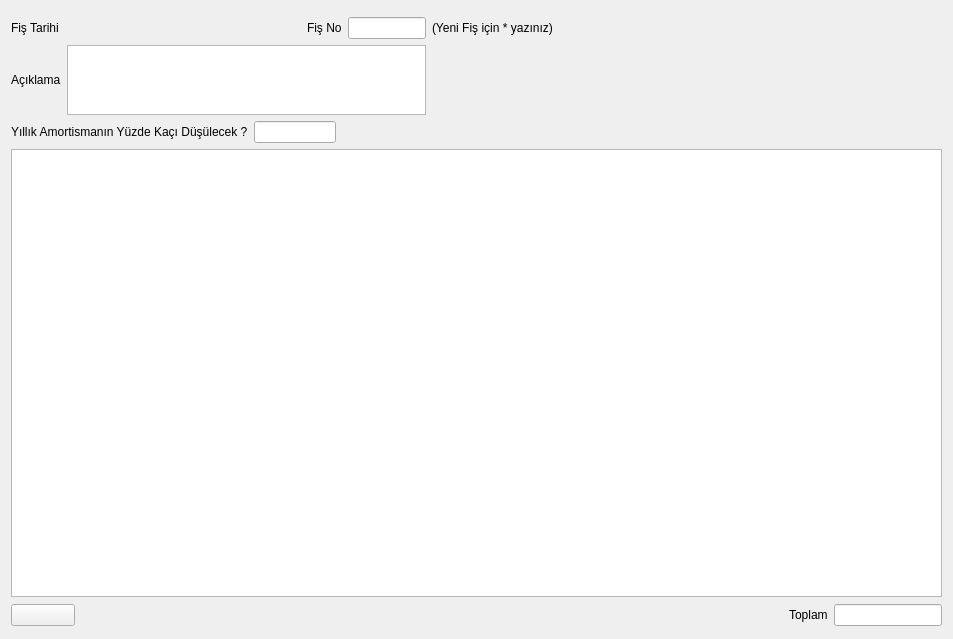
<?xml version="1.0" encoding="UTF-8"?>
<ui version="4.0">
 <class>DMR_AMORTISMAN_FISI</class>
 <widget class="QDialog" name="DMR_AMORTISMAN_FISI">
  <property name="geometry">
   <rect>
    <x>0</x>
    <y>0</y>
    <width>953</width>
    <height>639</height>
   </rect>
  </property>
  <property name="sizePolicy">
   <sizepolicy hsizetype="Expanding" vsizetype="Expanding">
    <horstretch>5</horstretch>
    <verstretch>0</verstretch>
   </sizepolicy>
  </property>
  <property name="minimumSize">
   <size>
    <width>720</width>
    <height>450</height>
   </size>
  </property>
  <property name="windowTitle">
   <string>Amortisman Fişi</string>
  </property>
  <layout class="QGridLayout" name="gridLayout_3" rowstretch="1,1,1,1,50,1" columnstretch="8,10,10,10,10,10,10,10,10,0,0">
   <property name="sizeConstraint">
    <enum>QLayout::SetNoConstraint</enum>
   </property>
   <item row="1" column="0" rowspan="2" colspan="11">
    <layout class="QGridLayout" name="gridLayout" rowstretch="1,0" columnstretch="5,6,4,2,10,10">
     <item row="1" column="0">
      <widget class="QLabel" name="label_5">
       <property name="sizePolicy">
        <sizepolicy hsizetype="Fixed" vsizetype="Fixed">
         <horstretch>0</horstretch>
         <verstretch>0</verstretch>
        </sizepolicy>
       </property>
       <property name="text">
        <string>Açıklama</string>
       </property>
      </widget>
     </item>
     <item row="0" column="0">
      <widget class="QLabel" name="label_6">
       <property name="sizePolicy">
        <sizepolicy hsizetype="Fixed" vsizetype="Fixed">
         <horstretch>0</horstretch>
         <verstretch>0</verstretch>
        </sizepolicy>
       </property>
       <property name="text">
        <string>Fiş Tarihi</string>
       </property>
      </widget>
     </item>
     <item row="1" column="1" colspan="3">
      <widget class="QLimitedTextEdit" name="limitedTextEdit_aciklama"/>
     </item>
     <item row="0" column="2">
      <widget class="QLabel" name="label">
       <property name="sizePolicy">
        <sizepolicy hsizetype="Fixed" vsizetype="Fixed">
         <horstretch>0</horstretch>
         <verstretch>0</verstretch>
        </sizepolicy>
       </property>
       <property name="text">
        <string>Fiş No</string>
       </property>
       <property name="buddy">
        <cstring>lineedit_fis_no</cstring>
       </property>
      </widget>
     </item>
     <item row="0" column="3">
      <widget class="QLineEdit" name="lineedit_fis_no">
       <property name="enabled">
        <bool>true</bool>
       </property>
       <property name="sizePolicy">
        <sizepolicy hsizetype="Expanding" vsizetype="Fixed">
         <horstretch>0</horstretch>
         <verstretch>0</verstretch>
        </sizepolicy>
       </property>
       <property name="text">
        <string/>
       </property>
       <property name="readOnly">
        <bool>false</bool>
       </property>
      </widget>
     </item>
     <item row="0" column="4">
      <widget class="QLabel" name="label_2">
       <property name="sizePolicy">
        <sizepolicy hsizetype="Fixed" vsizetype="Fixed">
         <horstretch>0</horstretch>
         <verstretch>0</verstretch>
        </sizepolicy>
       </property>
       <property name="text">
        <string>(Yeni Fiş için * yazınız)</string>
       </property>
      </widget>
     </item>
     <item row="0" column="1">
      <widget class="QAdakDate" name="adakDate_fis_tarihi">
       <property name="whatsThis">
        <string>Tarih WidgetÄ± </string>
       </property>
       <property name="QAdakDate" stdset="0">
        <rect>
         <x>0</x>
         <y>0</y>
         <width>100</width>
         <height>100</height>
        </rect>
       </property>
      </widget>
     </item>
     <item row="1" column="5">
      <spacer name="horizontalSpacer_7">
       <property name="orientation">
        <enum>Qt::Horizontal</enum>
       </property>
       <property name="sizeHint" stdset="0">
        <size>
         <width>40</width>
         <height>20</height>
        </size>
       </property>
      </spacer>
     </item>
    </layout>
   </item>
   <item row="3" column="0" colspan="9">
    <layout class="QGridLayout" name="gridLayout_2" columnstretch="10,3,15">
     <item row="0" column="0">
      <widget class="QLabel" name="label_3">
       <property name="sizePolicy">
        <sizepolicy hsizetype="Fixed" vsizetype="Fixed">
         <horstretch>0</horstretch>
         <verstretch>0</verstretch>
        </sizepolicy>
       </property>
       <property name="text">
        <string>Yıllık Amortismanın Yüzde Kaçı Düşülecek ?</string>
       </property>
      </widget>
     </item>
     <item row="0" column="1">
      <widget class="QCommaEdit" name="commaEdit_amortisman_yuzdesi">
       <property name="whatsThis">
        <string>Sayilari formatina(Or:1,000,234.50) donusturur. </string>
       </property>
       <property name="QCommaEdit" stdset="0">
        <rect>
         <x>0</x>
         <y>0</y>
         <width>100</width>
         <height>100</height>
        </rect>
       </property>
      </widget>
     </item>
     <item row="0" column="2">
      <spacer name="horizontalSpacer_11">
       <property name="orientation">
        <enum>Qt::Horizontal</enum>
       </property>
       <property name="sizeHint" stdset="0">
        <size>
         <width>40</width>
         <height>20</height>
        </size>
       </property>
      </spacer>
     </item>
    </layout>
   </item>
   <item row="3" column="9" colspan="2">
    <spacer name="horizontalSpacer_6">
     <property name="orientation">
      <enum>Qt::Horizontal</enum>
     </property>
     <property name="sizeHint" stdset="0">
      <size>
       <width>130</width>
       <height>20</height>
      </size>
     </property>
    </spacer>
   </item>
   <item row="4" column="0" colspan="11">
    <widget class="QTableWidget" name="tablewidget_fis_satirlari"/>
   </item>
   <item row="5" column="0">
    <widget class="QPushButton" name="button_yazdir">
     <property name="sizePolicy">
      <sizepolicy hsizetype="Expanding" vsizetype="Fixed">
       <horstretch>0</horstretch>
       <verstretch>0</verstretch>
      </sizepolicy>
     </property>
     <property name="text">
      <string/>
     </property>
     <property name="icon">
      <iconset resource="../k9_icons.qrc">
       <normaloff>:/k9_icons/K9_ICONS/yazdir_ikonu.png</normaloff>:/k9_icons/K9_ICONS/yazdir_ikonu.png</iconset>
     </property>
     <property name="iconSize">
      <size>
       <width>32</width>
       <height>32</height>
      </size>
     </property>
     <property name="autoDefault">
      <bool>false</bool>
     </property>
    </widget>
   </item>
   <item row="5" column="5" colspan="4">
    <spacer name="horizontalSpacer_9">
     <property name="orientation">
      <enum>Qt::Horizontal</enum>
     </property>
     <property name="sizeHint" stdset="0">
      <size>
       <width>389</width>
       <height>25</height>
      </size>
     </property>
    </spacer>
   </item>
   <item row="5" column="9" colspan="2">
    <layout class="QHBoxLayout" name="horizontalLayout_3">
     <item>
      <spacer name="yatay_bosluk_top_2">
       <property name="orientation">
        <enum>Qt::Horizontal</enum>
       </property>
       <property name="sizeHint" stdset="0">
        <size>
         <width>40</width>
         <height>20</height>
        </size>
       </property>
      </spacer>
     </item>
     <item>
      <widget class="QLabel" name="label_8">
       <property name="sizePolicy">
        <sizepolicy hsizetype="Fixed" vsizetype="Fixed">
         <horstretch>0</horstretch>
         <verstretch>0</verstretch>
        </sizepolicy>
       </property>
       <property name="text">
        <string>Toplam</string>
       </property>
      </widget>
     </item>
     <item>
      <widget class="QCommaEdit" name="commaedit_toplam_tutar">
       <property name="sizePolicy">
        <sizepolicy hsizetype="Expanding" vsizetype="Fixed">
         <horstretch>0</horstretch>
         <verstretch>0</verstretch>
        </sizepolicy>
       </property>
       <property name="focusPolicy">
        <enum>Qt::NoFocus</enum>
       </property>
       <property name="whatsThis">
        <string>Sayilari formatina(Or:1,000,234.50) donusturur. </string>
       </property>
       <property name="readOnly">
        <bool>true</bool>
       </property>
       <property name="QCommaEdit" stdset="0">
        <rect>
         <x>0</x>
         <y>0</y>
         <width>100</width>
         <height>100</height>
        </rect>
       </property>
      </widget>
     </item>
    </layout>
   </item>
   <item row="0" column="0" colspan="11">
    <widget class="QWidget" name="navigation_button_widget" native="true">
     <property name="sizePolicy">
      <sizepolicy hsizetype="Expanding" vsizetype="Fixed">
       <horstretch>0</horstretch>
       <verstretch>0</verstretch>
      </sizepolicy>
     </property>
    </widget>
   </item>
   <item row="5" column="1">
    <spacer name="horizontalSpacer_3">
     <property name="orientation">
      <enum>Qt::Horizontal</enum>
     </property>
     <property name="sizeHint" stdset="0">
      <size>
       <width>40</width>
       <height>20</height>
      </size>
     </property>
    </spacer>
   </item>
   <item row="5" column="2">
    <spacer name="horizontalSpacer_4">
     <property name="orientation">
      <enum>Qt::Horizontal</enum>
     </property>
     <property name="sizeHint" stdset="0">
      <size>
       <width>40</width>
       <height>20</height>
      </size>
     </property>
    </spacer>
   </item>
   <item row="5" column="3">
    <spacer name="horizontalSpacer">
     <property name="orientation">
      <enum>Qt::Horizontal</enum>
     </property>
     <property name="sizeHint" stdset="0">
      <size>
       <width>149</width>
       <height>20</height>
      </size>
     </property>
    </spacer>
   </item>
   <item row="5" column="4">
    <spacer name="horizontalSpacer_5">
     <property name="orientation">
      <enum>Qt::Horizontal</enum>
     </property>
     <property name="sizeHint" stdset="0">
      <size>
       <width>40</width>
       <height>20</height>
      </size>
     </property>
    </spacer>
   </item>
  </layout>
  <action name="action_satir_ekle">
   <property name="text">
    <string>Satır Ekle</string>
   </property>
  </action>
  <action name="action_satir_sil">
   <property name="text">
    <string>Satır Sil</string>
   </property>
  </action>
  <action name="action_satiri_tamamla">
   <property name="text">
    <string>Satiri Tamamla</string>
   </property>
   <property name="toolTip">
    <string>Satırdaki eksik bilgileri tamamlar.</string>
   </property>
   <property name="shortcut">
    <string>Ctrl+T</string>
   </property>
  </action>
 </widget>
 <customwidgets>
  <customwidget>
   <class>QAdakDate</class>
   <extends>QWidget</extends>
   <header>QAdakDate.h</header>
  </customwidget>
  <customwidget>
   <class>QCommaEdit</class>
   <extends>QLineEdit</extends>
   <header>QCommaEdit.h</header>
  </customwidget>
  <customwidget>
   <class>QLimitedTextEdit</class>
   <extends>QTextEdit</extends>
   <header>QLimitedTextEdit.h</header>
  </customwidget>
 </customwidgets>
 <tabstops>
  <tabstop>adakDate_fis_tarihi</tabstop>
  <tabstop>lineedit_fis_no</tabstop>
  <tabstop>limitedTextEdit_aciklama</tabstop>
  <tabstop>commaEdit_amortisman_yuzdesi</tabstop>
  <tabstop>tablewidget_fis_satirlari</tabstop>
  <tabstop>button_yazdir</tabstop>
 </tabstops>
 <resources>
  <include location="../k9_icons.qrc"/>
 </resources>
 <connections/>
</ui>
